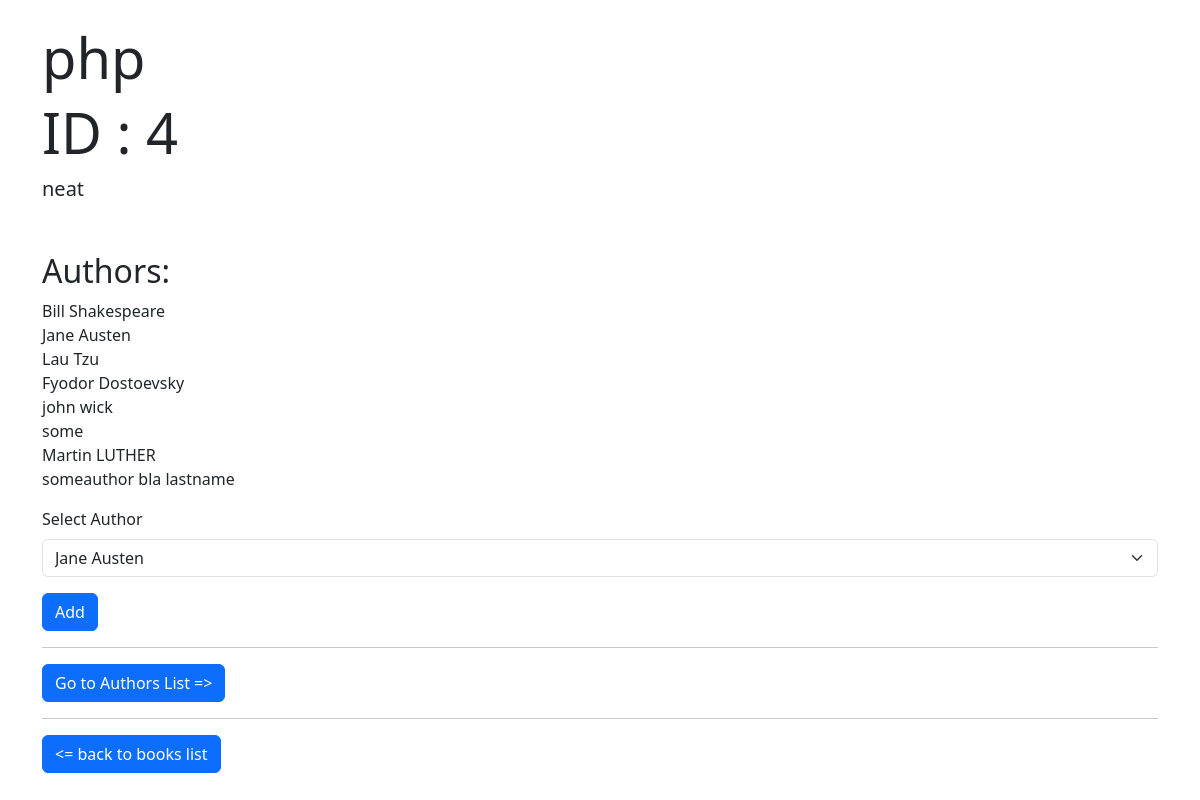
Screenshot of /books/4/ with the database file from the repository.
### myapp/models.py (models this page shows)
class Book(models.Model):
    title = models.CharField(max_length=255)
    desc = models.TextField()
    created_at = models.DateField(auto_now_add=True)
    updated_at = models.DateField(auto_now=True)

class Author(models.Model):
    first_name = models.CharField(max_length=45)
    last_name = models.CharField(max_length=45)
    books = models.ManyToManyField(Book, related_name="authors")
    notes = models.CharField(max_length=255, default=True)
    created_at = models.DateField(auto_now_add=True)
    updated_at = models.DateField(auto_now=True)

### myapp/views.py (the view)
# urls.py: path('books/<int:id>/',views.books,name='books'),
def books(request,id):
    context = {
        'book_info': models.get_bookid(id),
        'authors': models.all_authors()
    }
    return render(request,'bookinfo.html',context)

### myapp/models.py (called while the page is built)
def get_bookid(id):
    v =Book.objects.get(id=id)
    return v

def all_authors():
    return Author.objects.all()

### myapp/templates/bookinfo.html (shortened to what this page needs)
<!DOCTYPE html>
<html lang="en">
<head>
    <link href="https://cdn.jsdelivr.net/npm/bootstrap@5.3.3/dist/css/bootstrap.min.css" rel="stylesheet">
</head>
<body>
    <div class="container mt-4">
        <h1 class="display-4">{{ book_info.title }}</h1>
        <h1 class="display-4">ID : {{ book_info.id }}</h1>
        <p class="lead"> {{ book_info.desc }}</p>
        <h2 class="mt-5">Authors:</h2>
        <ul class="list-unstyled">
            {% for author in book_info.authors.all %}
                <li>{{ author.first_name }} {{ author.last_name }}</li>
            {% endfor %}
        </ul>
        <form method="post" action="{% url 'add_author_to_book' book_info.id %}">
            <div class="mb-3">
                <label for="authorSelect" class="form-label">Select Author</label>
                <select name="author_id" id="authorSelect" class="form-select">
                    {% for author in authors %}
                        <option value="{{ author.id }}">{{ author.first_name }} {{ author.last_name }}</option>
                    {% endfor %}
                </select>
            </div>
            <button type="submit" class="btn btn-primary">Add</button>
        </form> <hr>
        <a href="{% url 'add_author' %}" class="btn btn-primary">Go to Authors List =></a><hr>
        <a href="/" class="btn btn-primary"> <= back to  books list</a>
    </div>
</body>
</html>

### rows the page displays
Book: title "php", id "4", desc "neat"
Author: first_name "Bill", last_name "Shakespeare"
Author: first_name "Jane", last_name "Austen"
Author: first_name "Lau", last_name "Tzu"
Author: first_name "Fyodor", last_name "Dostoevsky"
Author: first_name "john", last_name "wick"
Author: first_name "some"
Author: first_name "Martin", last_name "LUTHER"
Author: first_name "someauthor", last_name "bla lastname"

### other values shown
form field author_id "Jane Austen"
